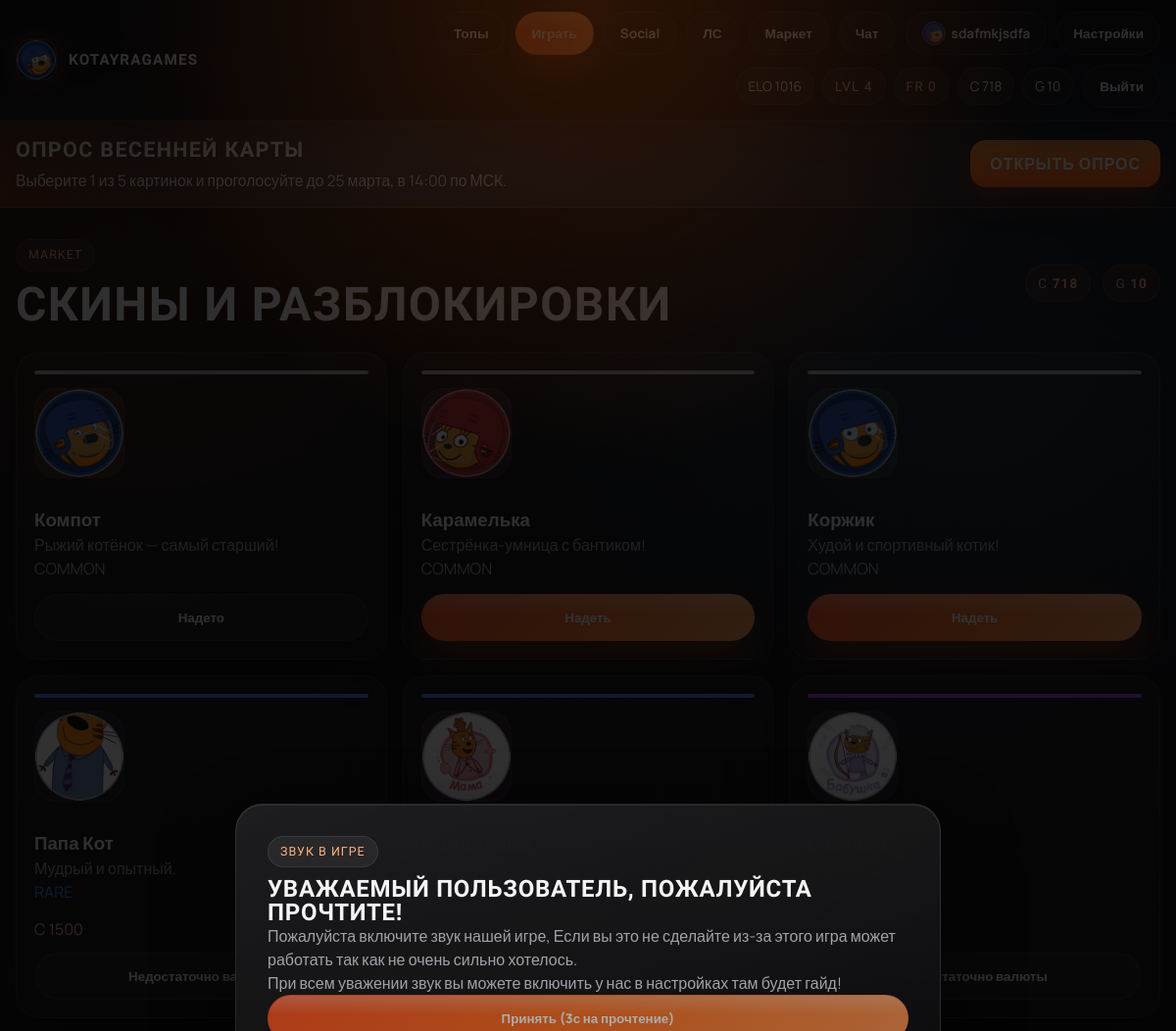
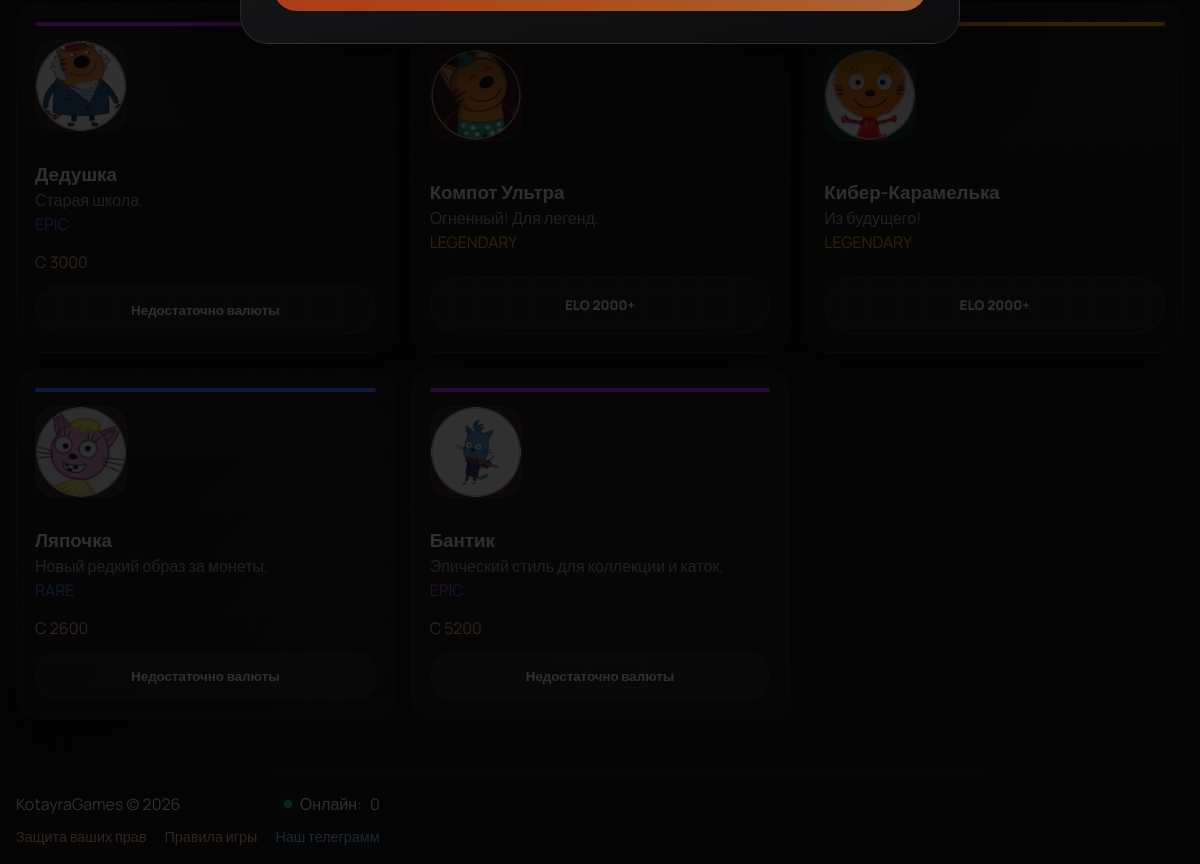
Screenshot of /shop (signed in) with the database file from the repository (2 pictures, top to bottom).
### database.py (models this page shows, shortened)
class User(UserMixin, db.Model):
    __tablename__ = 'users'
    id = db.Column(db.Integer, primary_key=True)
    username = db.Column(db.String(32), unique=True, nullable=False, index=True)
    email = db.Column(db.String(120), unique=True, nullable=False)
    password_hash = db.Column(db.String(256), nullable=False)
    elo = db.Column(db.Integer, default=1000)
    peak_elo = db.Column(db.Integer, default=1000)
    wins = db.Column(db.Integer, default=0)
    losses = db.Column(db.Integer, default=0)
    draws = db.Column(db.Integer, default=0)
    goals_scored = db.Column(db.Integer, default=0)
    goals_conceded = db.Column(db.Integer, default=0)
    total_games = db.Column(db.Integer, default=0)
    win_streak = db.Column(db.Integer, default=0)
    best_streak = db.Column(db.Integer, default=0)
    coins = db.Column(db.Integer, default=500)
    gems = db.Column(db.Integer, default=10)
    active_skin = db.Column(db.String(50), default='kompot')
    staff_role = db.Column(db.String(20), default='player')
    match_ban_until = db.Column(db.DateTime, nullable=True)
    created_at = db.Column(db.DateTime, default=lambda: datetime.now(timezone.utc))
    last_login = db.Column(db.DateTime, default=lambda: datetime.now(timezone.utc))
    last_game = db.Column(db.DateTime, nullable=True)
    is_online = db.Column(db.Boolean, default=False)
    is_in_game = db.Column(db.Boolean, default=False)
    owned_items = db.relationship('UserItem', backref='owner', lazy=True)
    @property
    def unread_messages_count(self):
        return DirectMessage.query.filter_by(recipient_id=self.id, is_read=False).count()
    @property
    def pending_friend_requests_count(self):
        return FriendRequest.query.filter_by(recipient_id=self.id, status='pending').count()
    @property
    def faceit_level_info(self):
        for idx, level in enumerate(FACEIT_LEVELS):
            if self.elo <= level['max_elo'] or idx == len(FACEIT_LEVELS) - 1:
                progress_min = level['min_elo']
                progress_max = level['max_elo']
                progress_value = min(max(self.elo, progress_min), progress_max) - progress_min
                progress_span = max(progress_max - progress_min, 1)
                progress_percent = round((progress_value / progress_span) * 100, 1)
                next_level = FACEIT_LEVELS[idx + 1]['level'] if idx + 1 < len(FACEIT_LEVELS) else None
                next_level_elo = FACEIT_LEVELS[idx + 1]['min_elo'] if idx + 1 < len(FACEIT_LEVELS) else None
                return {
                    'level': level['level'],
                    'color': level['color'],
                    'current_elo': self.elo,
                    'min_elo': progress_min,
                    'max_elo': progress_max,
                    'progress_value': progress_value,
                    'progress_span': progress_span,
                    'progress_percent': 100 if level['level'] == 10 and self.elo >= progress_max else progress_percent,
                    'next_level': next_level,
                    'next_level_elo': next_level_elo,
                }
    @property
    def faceit_level(self):
        return self.faceit_level_info['level']

class ShopItem(db.Model):
    __tablename__ = 'shop_items'
    id = db.Column(db.Integer, primary_key=True)
    item_id = db.Column(db.String(50), unique=True, nullable=False)
    name = db.Column(db.String(100), nullable=False)
    description = db.Column(db.String(300))
    category = db.Column(db.String(30), nullable=False)
    price_coins = db.Column(db.Integer, default=0)
    price_gems = db.Column(db.Integer, default=0)
    rarity = db.Column(db.String(20), default='common')
    required_elo = db.Column(db.Integer, default=0)
    is_available = db.Column(db.Boolean, default=True)
    sort_order = db.Column(db.Integer, default=0)
    primary_color = db.Column(db.String(10), default='#ffffff')
    secondary_color = db.Column(db.String(10), default='#000000')
    emoji = db.Column(db.String(10), default='🎮')
    @property
    def rarity_color(self):
        return {'common': '#aaaaaa', 'rare': '#4488ff',
                'epic': '#aa44ff', 'legendary': '#ffaa00'}.get(self.rarity, '#aaaaaa')
    def to_dict(self):
        return {
            'id': self.id, 'item_id': self.item_id, 'name': self.name,
            'description': self.description, 'category': self.category,
            'price_coins': self.price_coins, 'price_gems': self.price_gems,
            'rarity': self.rarity, 'rarity_color': self.rarity_color,
            'required_elo': self.required_elo, 'is_available': self.is_available,
            'primary_color': self.primary_color, 'secondary_color': self.secondary_color,
            'emoji': self.emoji
        }

### server.py (the view)
@app.route('/shop')
@login_required
def shop():
    items = ShopItem.query.filter_by(is_available=True, category='skin').order_by(ShopItem.sort_order).all()
    owned = [ui.item_id for ui in UserItem.query.filter_by(user_id=current_user.id).all()]
    item_list = []
    for item in items:
        item_list.append({
            **item.to_dict(), 'owned': item.item_id in owned,
            'equipped': current_user.active_skin == item.item_id,
            'can_afford': current_user.coins >= item.price_coins and current_user.gems >= item.price_gems,
            'elo_enough': current_user.elo >= item.required_elo,
            'has_image': has_processed_image(item.item_id + '_ui'),
            'image_url': get_processed_url(item.item_id + '_ui')
        })
    return render_template('shop.html', items=item_list)

### image_processor.py (called while the page is built)
def has_processed_image(name):
    path = os.path.join(PROCESSED_DIR, f'{name}.png')
    return os.path.exists(path)

def get_processed_url(name):
    if has_processed_image(name):
        return f'/static/images/processed/{name}.png'
    return None

### server.py (called while the page is built, shortened)
@login_manager.user_loader
def load_user(user_id):
    return db.session.get(User, int(user_id))

@app.context_processor
def inject_helpers():
    return dict(
        has_image=lambda n: has_processed_image(n),
        image_url=lambda n: get_processed_url(n),
        active_announcement=_get_active_announcement(),
        survey_notice=_get_survey_notice()
    )

def _get_active_announcement():
    announcement = SiteAnnouncement.query.filter_by(is_active=True).order_by(SiteAnnouncement.created_at.desc()).first()
    if not announcement or not announcement.created_at:
        return announcement

def _get_survey_notice():
    if not current_user.is_authenticated:
        return None
    survey = _build_current_survey(current_user.id)
    if not survey['is_open'] or survey['user_vote']:
        return None
    return {
        'title': 'Опрос весенней карты',
        'message': f'Выберите 1 из 5 картинок и проголосуйте до {survey["deadline_label"]}',
        'deadline_label': survey['deadline_label']
    }

### templates/shop.html (shortened to what this page needs)
{% extends "base.html" %}
{% block content %}
<div class="shop-container">
    <div class="shop-header">
        <div>
            <span class="section-kicker">MARKET</span>
            <h1>Скины и разблокировки</h1>
        </div>
        <div class="shop-balance">
            <span class="faceit-mini-level">C <strong id="shop-coins">{{ current_user.coins }}</strong></span>
            <span class="faceit-mini-level">G <strong id="shop-gems">{{ current_user.gems }}</strong></span>
        </div>
    </div>
    <div class="shop-grid">
        {% for item in items %}
        <div class="shop-item-card rarity-{{ item.rarity }}">
            <div class="item-rarity-bar" style="background: {{ item.rarity_color }}"></div>
            <div class="item-preview" style="background: {{ item.primary_color }}22">
                {% if item.has_image and item.image_url %}
                    <img src="{{ item.image_url }}" alt="{{ item.name }}" class="item-preview-img">
                {% else %}
                    <span class="item-emoji">{{ item.emoji }}</span>
                {% endif %}
            </div>
            <div class="item-info">
                <h3 class="item-name">{{ item.name }}</h3>
                <p class="item-desc">{{ item.description }}</p>
                <span class="item-rarity-label" style="color: {{ item.rarity_color }}">
                    {{ item.rarity|upper }}
                </span>
            </div>
            <div class="item-actions">
                {% if item.owned %}
                    {% if item.equipped %}
                        <button class="btn btn-equipped" disabled>Надето</button>
                    {% else %}
                        <button class="btn btn-equip" onclick="equipItem('{{ item.item_id }}')">Надеть</button>
                    {% endif %}
                {% elif not item.elo_enough %}
                    <button class="btn btn-locked" disabled>ELO {{ item.required_elo }}+</button>
                {% elif not item.can_afford %}
                    <div class="item-price">
                        {% if item.price_coins > 0 %}<span class="price-coins">C {{ item.price_coins }}</span>{% endif %}
                    </div>
                    <button class="btn btn-cant-afford" disabled>Недостаточно валюты</button>
                {% endif %}
            </div>
        </div>
        {% endfor %}
    </div>
</div>
{% endblock %}

### templates/base.html (shortened to what this page needs)
<!DOCTYPE html>
<html lang="ru">
<head>
    <link rel="stylesheet" href="{{ url_for('static', filename='css/style.css') }}">
</head>
<body>
    <nav class="navbar">
        <div class="nav-content">
            <a href="{{ url_for('index') }}" class="nav-logo">
                {% set logo_img = image_url('korzhik_ui') %}
                {% if logo_img %}
                    <img src="{{ logo_img }}" alt="Logo" class="nav-logo-image">
                {% else %}
                    <span class="logo-icon">K</span>
                {% endif %}
                <span class="logo-text">KOTAYRAGAMES</span>
            </a>
            <div class="nav-links">
                <a href="{{ url_for('tops_page') }}" class="nav-link">Топы</a>
                {% if current_user.is_authenticated %}
                    <a href="{{ url_for('lobby') }}" class="nav-btn-play">Играть</a>
                    <a href="{{ url_for('social_page') }}" class="nav-link">Social</a>
                    <a href="{{ url_for('messages_page') }}" class="nav-link">ЛС{% if current_user.unread_messages_count %} {{ current_user.unread_messages_count }}{% endif %}</a>
                    <a href="{{ url_for('shop') }}" class="nav-link">Маркет</a>
                    <a href="{{ url_for('chat_page') }}" class="nav-link">Чат</a>
                    <a href="{{ url_for('profile') }}" class="nav-link">
                        {% set nav_av = image_url(current_user.active_skin ~ '_ui') %}
                        {% if nav_av %}
                            <img src="{{ nav_av }}" alt="" class="nav-avatar">
                        {% else %}
                            Игрок
                        {% endif %}
                        {{ current_user.username }}
                    </a>
                    <a href="{{ url_for('settings') }}" class="nav-link">Настройки</a>
                    <div class="nav-stats">
                        <span class="nav-elo">ELO {{ current_user.elo }}</span>
                        <span class="nav-faceit-level">LVL {{ current_user.faceit_level }}</span>
                        <span class="nav-faceit-level">FR {{ current_user.pending_friend_requests_count }}</span>
                        <span class="nav-coins">C {{ current_user.coins }}</span>
                        <span class="nav-gems">G {{ current_user.gems }}</span>
                    </div>
                    <a href="{{ url_for('logout') }}" class="nav-link nav-logout">Выйти</a>
                {% else %}
                    <a href="{{ url_for('login') }}" class="nav-link">Вход</a>
                    <a href="{{ url_for('register') }}" class="nav-btn-play">Регистрация</a>
                {% endif %}
            </div>
        </div>
    </nav>
    {% if survey_notice %}
    <div class="survey-reminder-banner">
        <div class="nav-content survey-reminder-content">
            <div class="survey-reminder-copy">
                <strong>{{ survey_notice.title }}</strong>
                <span>{{ survey_notice.message }}</span>
            </div>
            <a href="{{ url_for('polls_page') }}" class="survey-reminder-btn">Открыть опрос</a>
        </div>
    </div>
    {% endif %}
    <main class="main-content">
        {% block content %}{% endblock %}
    </main>
    <footer class="footer">
        <div class="footer-content">
            <div class="footer-main-line">
                <span>KotayraGames © 2026</span>
                <span class="online-indicator">
                    <span class="online-dot"></span>
                    Онлайн: <span id="online-count">0</span>
                </span>
            </div>
            <div class="footer-legal">
                <a href="{{ url_for('trust_page') }}" class="footer-legal-link" data-tooltip="Почему вам стоит доверять нам? Мы используем данные только для работы аккаунта, матчей, защиты честной игры и важных сервисных уведомлений.">
                    Защита ваших прав
                </a>
                <a href="{{ url_for('rules_page') }}" class="footer-legal-link" data-tooltip="Правила игры, общения, честной конкуренции и использования платформы. Нарушения могут вести к ограничениям доступа для защиты других игроков и матчмейкинга.">
                    Правила игры
                </a>
                <a href="https://t.me/kotayragames" target="_blank" rel="noopener noreferrer" class="footer-legal-link footer-telegram-link" data-tooltip="Наш официальный Telegram-канал KotayraGames с новостями, анонсами и важными обновлениями проекта.">
                    Наш телеграмм
                </a>
            </div>
        </div>
    </footer>
</body>
</html>

### rows the page displays
User: username "sdafmkjsdfa", elo "1016", faceit_level "4", coins "718", gems "10"
ShopItem: shows a picture, name "Компот", description "Рыжий котёнок — самый старший!", rarity "COMMON", shows "Надето"
ShopItem: shows a picture, name "Карамелька", description "Сестрёнка-умница с бантиком!", rarity "COMMON"
ShopItem: shows a picture, name "Коржик", description "Худой и спортивный котик!", rarity "COMMON"
ShopItem: shows a picture, name "Папа Кот", description "Мудрый и опытный.", rarity "RARE", price_coins "1500"
ShopItem: shows a picture, description "Грация и стиль!", rarity "RARE", price_coins "1500"
ShopItem: shows a picture, rarity "EPIC", price_coins "3000"
ShopItem: shows a picture, name "Дедушка", description "Старая школа.", rarity "EPIC", price_coins "3000"
ShopItem: shows a picture, name "Компот Ультра", description "Огненный! Для легенд.", rarity "LEGENDARY", required_elo "2000"
ShopItem: shows a picture, name "Кибер-Карамелька", description "Из будущего!", rarity "LEGENDARY", required_elo "2000"
ShopItem: shows a picture, name "Ляпочка", description "Новый редкий образ за монеты.", rarity "RARE", price_coins "2600"
ShopItem: shows a picture, name "Бантик", description "Эпический стиль для коллекции и каток.", price_coins "5200"

### other values shown
{{ current_user.pending_friend_requests_count }} "0"
{{ survey_notice.title }} "ОПРОС ВЕСЕННЕЙ КАРТЫ"
{{ survey_notice.message }} "Выберите 1 из 5 картинок и проголосуйте до 25 марта, в 14:00 по МСК."
